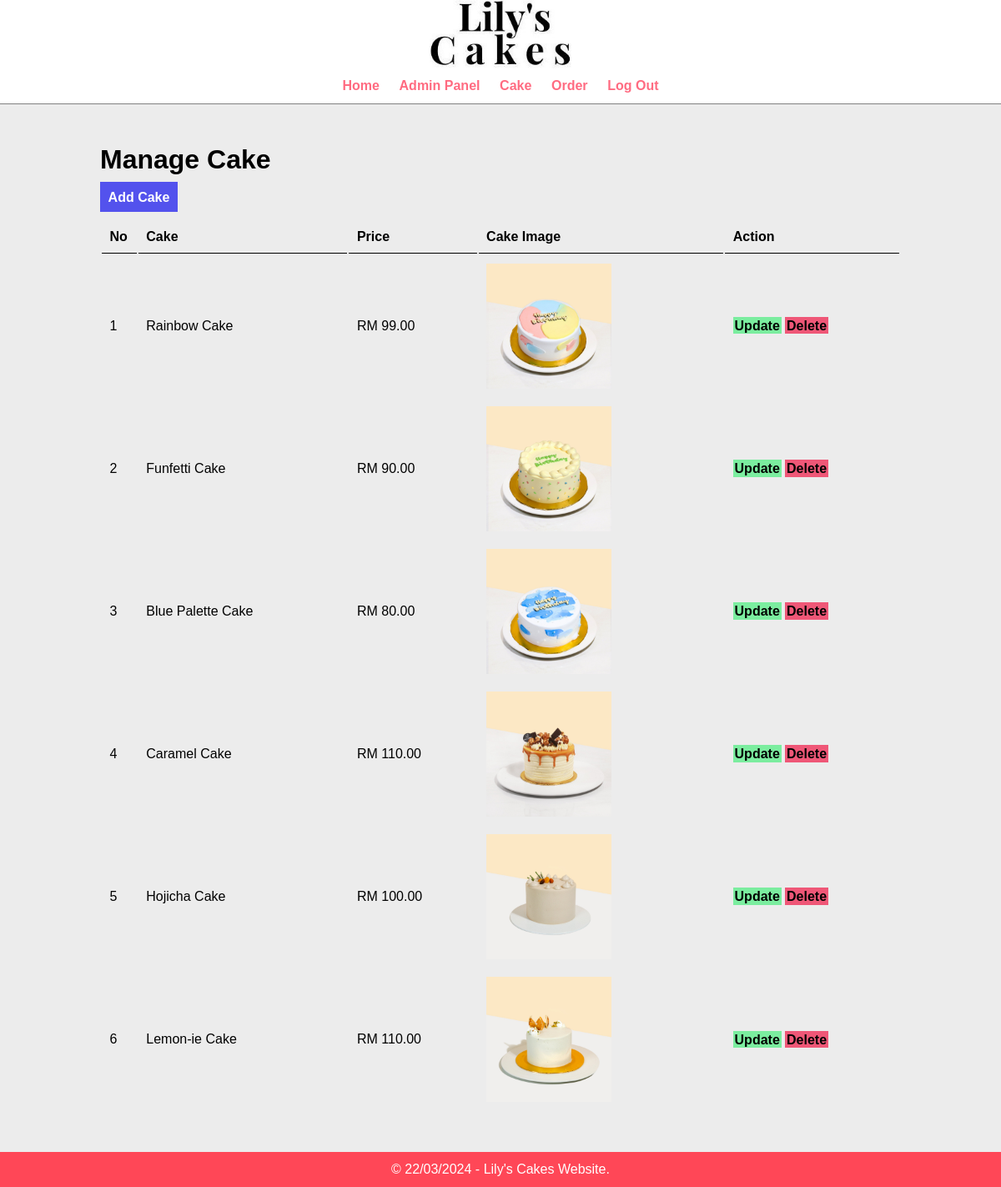
Screenshot of /lilycakes/admin/manage-cake.php with the database file from the repository.
### tables this page shows
CREATE TABLE `cakes` (
  `ID_cakes` int(4) NOT NULL,
  `cakes_title` varchar(100) NOT NULL,
  `cakes_description` text NOT NULL,
  `cakes_price` decimal(10,2) NOT NULL,
  `cakes_imagetitle` varchar(255) NOT NULL
);

### lilycakes/admin/manage-cake.php (the view, shortened to what this page needs)
<?php
include ('header-footer/header.php');
?>
<div class = "main-content">
	<div class = "wrapper">
		<h1>Manage Cake</h1>
		<br>
        <a href = "<?php echo SITEURL; ?>admin/add-cake.php" class = "btn-primary">Add Cake</a>
        <br>
        <br>
		<table class ="table-width">
            <tr>
                <th>No</th>
                <th>Cake</th>
                <th>Price</th>
                <th>Cake Image</th>
                <th>Action</th>
            </tr>
            <?php
            $query = "SELECT * FROM cakes";
            $result = mysqli_query($connect, $query);
            $count = mysqli_num_rows($result);
            $no=1;
            if($count>0)
            {
                while($row = mysqli_fetch_assoc($result))
                {
                    $ID_cakes = $row['ID_cakes'];
                    $cakes_title = $row['cakes_title'];
                    $cakes_price = $row['cakes_price'];
                    $cakes_imagetitle = $row['cakes_imagetitle'];
                    ?>
                    <tr>
                        <td><?php echo $no++; ?></td>
                        <td><?php echo $cakes_title; ?></td>
                        <td>RM <?php echo $cakes_price; ?></td>
                        <td>
                            <?php
                            if($cakes_imagetitle=="")
                            {
                                echo "<div class = 'error'>No cake image is added.</div>";
                            }
                            else
                            {
                                ?>
                                <img src = "<?php echo SITEURL; ?>images/cakes/<?php echo $cakes_imagetitle; ?>" width = "150px">
                                <?php
                            }
                            ?>
                        </td>
                        <td>
                            <a href = "<?php echo SITEURL; ?>admin/update-cake.php?ID_cakes=<?php echo $ID_cakes;?>" class = "btn-secondary">Update</a>
                            <a href = "<?php echo SITEURL; ?>admin/delete-cake.php?ID_cakes=<?php echo $ID_cakes; ?>&cakes_imagetitle=<?php echo $cakes_imagetitle; ?>" class = "btn-third">Delete</a>
                        </td>
                    </tr>
                    <?php
                }
            }
            else
            {
                echo "<tr><td colspan = '7' class = 'error'>No cake in database.</td></tr>";
            }
            ?>
        </table>
	</div>
</div>
<?php
include ('header-footer/footer.php');
?>

### lilycakes/admin/header-footer/header.php (shortened to what this page needs)
<html>
<head>
	<link rel="stylesheet" href="../css/admin.css">
</head>
<body>
    <div class = "menu">
        <div class="logo">
                <a href="<?php echo SITEURL; ?>admin" title="Logo">
                    <img src="../images/lilyslogo2.jpg" alt="Lily's Cakes Logo" class="img" width = "170px">
                </a>
            </div>
    	<div class = "wrapper">
    	<ul>
    		<li><a href = "index.php">Home</a></li>
    		<li><a href = "admin.php">Admin Panel</a></li>
    		<li><a href = "manage-cake.php">Cake</a></li>
    		<li><a href = "manage-order.php">Order</a></li>
            <li><a href = "logout.php">Log Out</a></li>
    	</ul>
        </div>
    </div>

### lilycakes/admin/header-footer/footer.php
    <div class = "footer">
    	<div class = "wrapper">
    	<p class = "text-center">&copy; 22/03/2024 - Lily's Cakes Website.</p>
        </div>
    </div>
</body>
</html>

### lilycakes/css/admin.css (style rules this page uses)
* { margin: 0; padding: 0; font-family: Arial, Helvetica, sans-serif; }
.wrapper { padding: 1%; width: 80%; margin: 0 auto; }
.text-center { text-align: center; }
.table-width { width: 100%; }
table tr th { border-bottom: 1px solid black; padding: 1%; text-align: left; }
table tr td { padding: 1%; }
.btn-primary { background-color: #5352ed; padding: 1%; color: white; text-decoration: none; font-weight: bold; }
.btn-secondary { background-color: #7bed9f; padding: 1%; color: black; text-decoration: none; font-weight: bold; }
.btn-third { background-color: #ef5777; padding: 1%; color: black; text-decoration: none; font-weight: bold; }
.menu { text-align: center; border-bottom: 1px solid grey; }
.menu ul { list-style-type: none; }
.menu ul li { display: inline; padding: 1%; }
.menu ul li a { text-decoration: none; font-weight: bold; color: #ff6b81; }
.main-content { background-color: #ececec; padding: 3% 0; }
.footer { background-color: #ff4757; color: white; }

### rows the page displays
cakes: cakes_title "Rainbow Cake", cakes_price "99.00", cakes_imagetitle (picture)
cakes: cakes_title "Funfetti Cake", cakes_price "90.00", cakes_imagetitle (picture)
cakes: cakes_title "Blue Palette Cake", cakes_price "80.00", cakes_imagetitle (picture)
cakes: cakes_title "Caramel Cake", cakes_price "110.00", cakes_imagetitle (picture)
cakes: cakes_title "Hojicha Cake", cakes_price "100.00", cakes_imagetitle (picture)
cakes: cakes_title "Lemon-ie Cake", cakes_price "110.00", cakes_imagetitle (picture)
